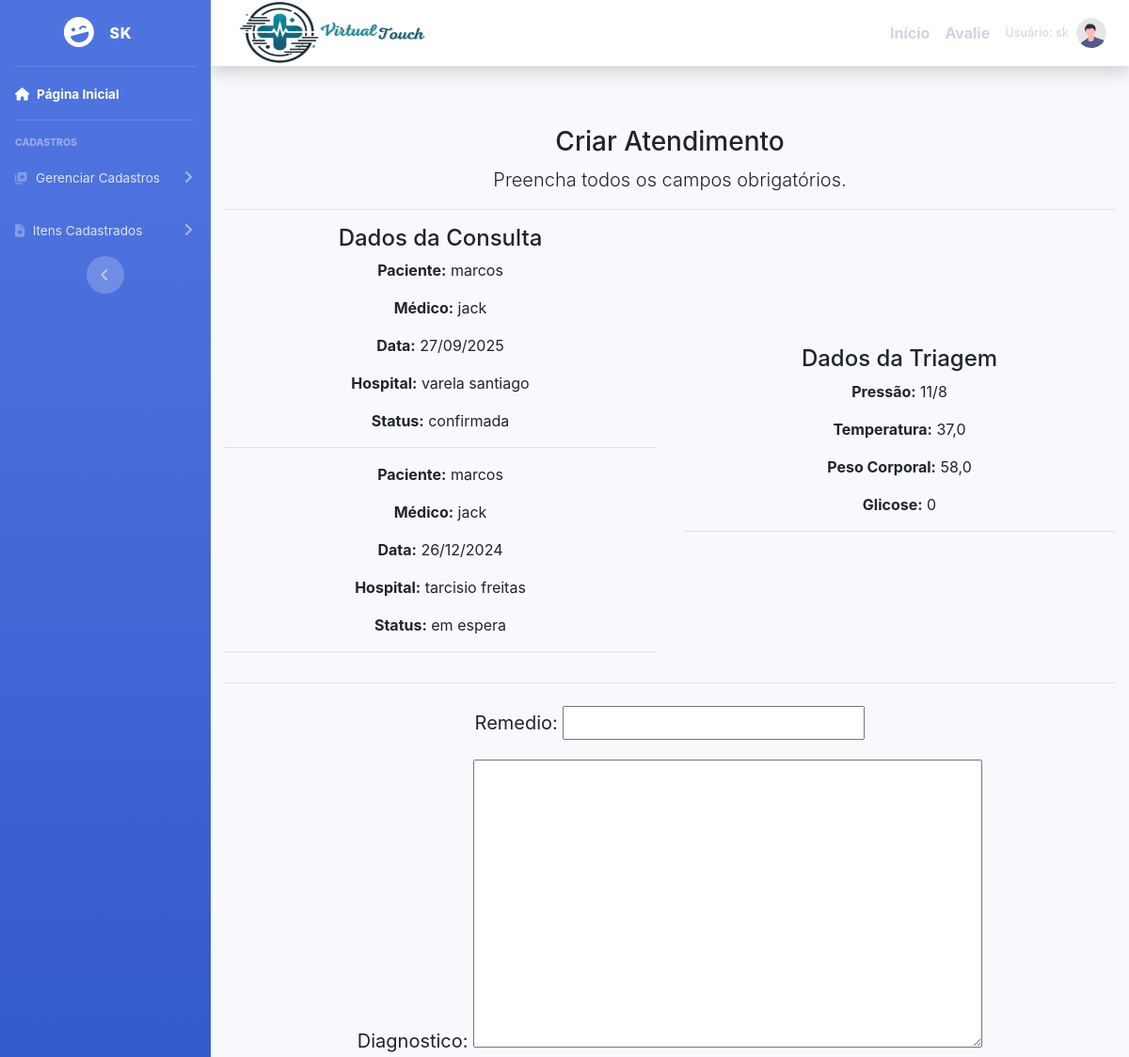
/cadastrar/atendimento/1/ (signed in, upper part), run on an earlier commit of the app's database.
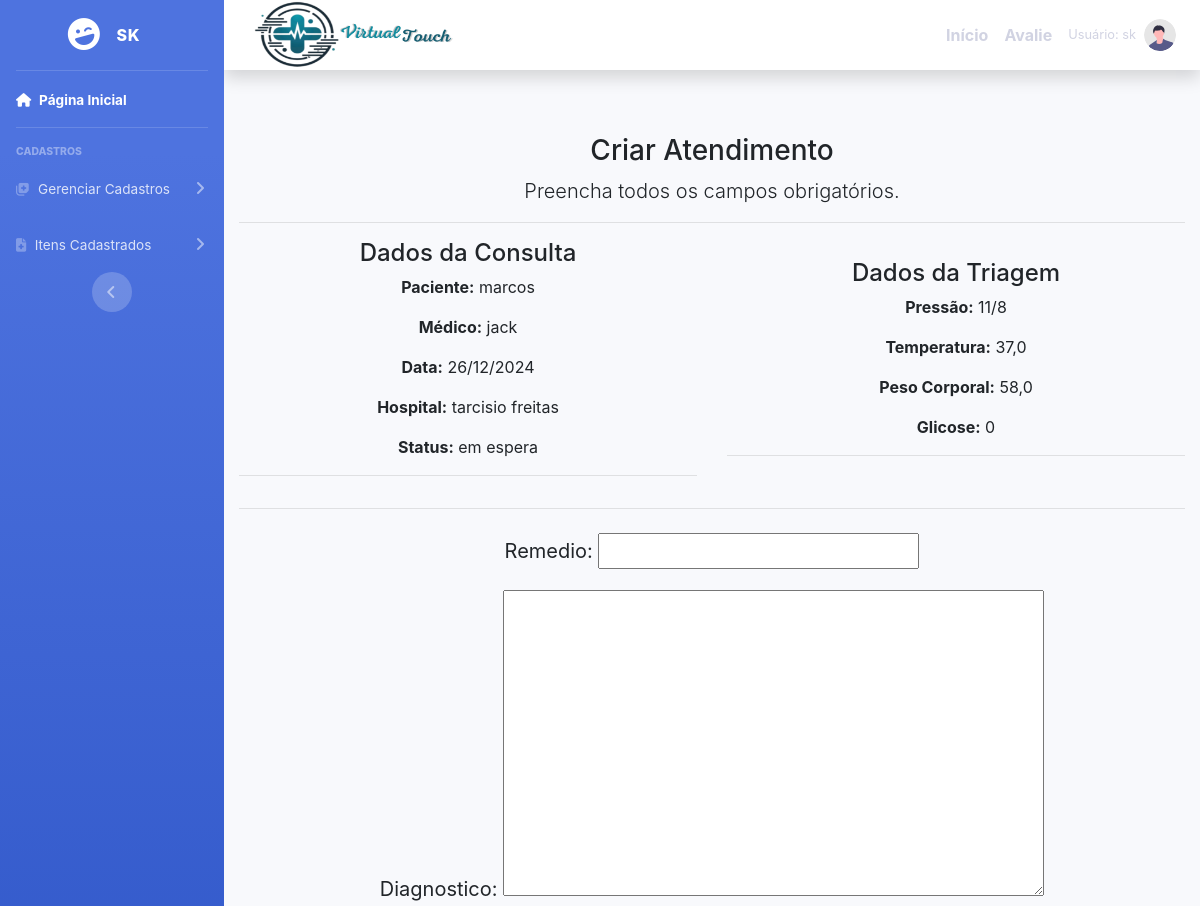
And on a later commit of the database.
### cadastros/models.py (models this page shows, shortened)
class Consulta(models.Model):
    usuario  = models.ForeignKey(User, on_delete=models.PROTECT)
    nome ="consulta"
    paciente = models.ForeignKey(Paciente,on_delete = models.PROTECT)
    data = models.CharField (verbose_name='data', max_length = 10)
    medico = models.ForeignKey (Medico, on_delete=models.PROTECT)
    hospital = models.ForeignKey(Hospital, on_delete=models.PROTECT)
    status = models.CharField( verbose_name ='status' ,max_length=20,  null =True ,blank = True )

class Paciente(models.Model):
    usuario  = models.ForeignKey(User, on_delete=models.PROTECT)
    nome = models.CharField(max_length=50)
    telefone = models.CharField (verbose_name='telefone', max_length=11)
    numero_sus = models.CharField (verbose_name='numero_sus', max_length=15)
    cpf = models.CharField(verbose_name='cpf', max_length=11, null=True, blank=True)
    hospital = models.ForeignKey(Hospital, on_delete=models.PROTECT)
    descricao = models.CharField(max_length=150, verbose_name="descricao")
    sintomas = models.CharField(max_length=150, verbose_name="sintomas")
    doença_cronica = models.CharField(max_length=150, verbose_name="doença_cronica", null =True ,blank = True)
    idade = models.IntegerField (verbose_name='idade')
    usuario = models.ForeignKey(User, related_name='pacientes', on_delete=models.CASCADE)
    usuario_cadastrador = models.ForeignKey(User, related_name='pacientes_cadastrados', on_delete=models.CASCADE)
    def __str__(self):
        return "{} ({})".format(self.nome , self.sintomas)

class Medico(models.Model):
    usuario  = models.ForeignKey(User, on_delete=models.PROTECT)
    numero = models.IntegerField(verbose_name="Número de telefone")
    nome = models.CharField(max_length=50, verbose_name=" nome")
    cpf = models.CharField(max_length = 11 ,verbose_name=" cpf ")
    especificacao = models.CharField(max_length=150)
    hospital = models.ForeignKey(Hospital, on_delete=models.PROTECT)
    def __str__(self):
        return "{} ({})".format( self.nome, self. especificacao)

class Hospital(models.Model):
    usuario = models.ForeignKey(User, on_delete=models.PROTECT)
    nome = models.CharField(max_length=50)
    descricao = models.CharField(max_length=150,
        verbose_name="descricao")

class Triagem(models.Model):
    usuario = models.ForeignKey(User, on_delete=models.PROTECT)
    paciente = models.ForeignKey(Paciente, on_delete=models.PROTECT)
    data = models.DateTimeField(verbose_name='data')  # Change to DateTimeField for datetime input
    medico = models.ForeignKey(Medico, on_delete=models.PROTECT)
    hospital = models.ForeignKey(Hospital, on_delete=models.PROTECT)
    horario = models.TimeField(verbose_name="horario", default='09:00:00')  # Set default time
    pressao = models.CharField(verbose_name='pressao', max_length=20)
    temperatura = models.FloatField(verbose_name='temperatura')
    peso = models.FloatField(verbose_name='peso_corporal')
    glicose = models.CharField(verbose_name='glicose', max_length=6, null=True, blank=True)

### cadastros/views.py (the view, shortened to what this page needs)
# urls.py: path('cadastrar/atendimento/<int:paciente_pk>/', AtendimentoCreate.as_view(),
class AtendimentoCreate(GroupRequiredMixin, CreateView):
    group_required = u'Medico'
    login_url = reverse_lazy('login')
    model = Atendimento
    fields = ['remedio', 'diagnostico', 'recomendacoes','paciente','medico']
    template_name = 'form2.html'
    success_url = reverse_lazy('listar-atendimentos')
    def get_context_data(self, **kwargs):
        context = super().get_context_data(**kwargs)
        paciente_pk = self.kwargs['paciente_pk']
        paciente = get_object_or_404(Paciente, id=paciente_pk)
        context['paciente'] = paciente
        context['consultas'] = Consulta.objects.filter(paciente=paciente)
        context['triagens'] = Triagem.objects.filter(paciente=paciente)
        context['Titulo'] = 'Criar Atendimento'
        return context

### cadastros/templates/form2.html (shortened to what this page needs)
{% extends 'modelo.html' %}
{% load static %}
{% block conteudo %}
<div class="container">
    <h3>{{ Titulo }}</h3>
    <p class="lead">Preencha todos os campos obrigatórios.</p>
    <hr>
    <div class="row">
        <div class="col-md-6">
            <h4>Dados da Consulta</h4>
            {% for consulta in consultas %}
                <div class="consulta-item">
                    <p><strong>Paciente:</strong> {{ consulta.paciente.nome|default:"N/A" }}</p>
                    <p><strong>Médico:</strong> {{ consulta.medico.nome|default:"N/A" }}</p>
                    <p><strong>Data:</strong> {{ consulta.data|default:"N/A" }}</p>
                    <p><strong>Hospital:</strong> {{ consulta.hospital.nome|default:"N/A" }}</p>
                    <p><strong>Status:</strong> {{ consulta.status|default:"N/A" }}</p>
                </div>
                <hr>
            {% empty %}
                <p>Nenhuma consulta encontrada.</p>
            {% endfor %}
        </div>
        <div class="col-md-6">
            <h4>Dados da Triagem</h4>
            {% for triagem in triagens %}
                <div class="triagem-item">
                    <p><strong>Pressão:</strong> {{ triagem.pressao|default:"N/A" }}</p>
                    <p><strong>Temperatura:</strong> {{ triagem.temperatura|default:"N/A" }}</p>
                    <p><strong>Peso Corporal:</strong> {{ triagem.peso|default:"N/A" }}</p>
                    <p><strong>Glicose:</strong> {{ triagem.glicose|default:"N/A" }}</p>
                </div>
                <hr>
            {% empty %}
                <p>Nenhuma triagem encontrada.</p>
            {% endfor %}
        </div>
    </div>
    <hr>
    <form action="" method="post" class="form-control-lg">
        {{ form.as_p }}
    </form>
</div>
{% endblock %}

What changed in the data, as far as the page shows it:
removed Consulta: paciente.nome "marcos", medico.nome "jack", data "27/09/2025", hospital.nome "varela santiago", status "confirmada"
